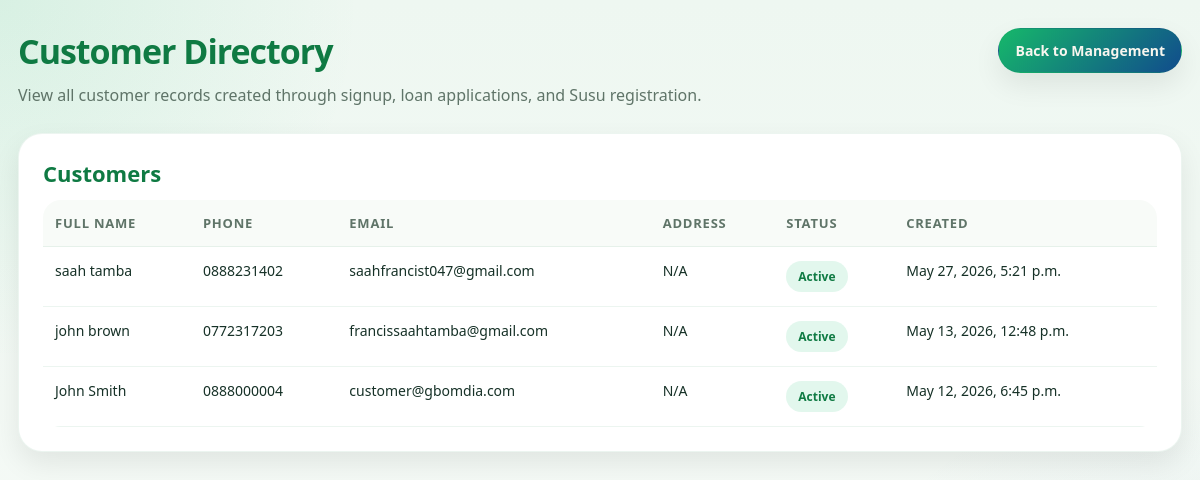
Screenshot of /customers/ (signed in) with the database file from the repository.
### customers/models.py (models this page shows, shortened)
class Customer(models.Model):
    first_name = models.CharField(max_length=100)
    last_name = models.CharField(max_length=100, blank=True, null=True)
    phone = models.CharField(max_length=30, unique=True)
    email = models.EmailField(blank=True, null=True)
    address = models.TextField(blank=True, null=True)
    is_active = models.BooleanField(default=True)
    created_at = models.DateTimeField(auto_now_add=True)
    updated_at = models.DateTimeField(auto_now=True)
    @property
    def full_name(self):
        if self.last_name:
            return f"{self.first_name} {self.last_name}"
        return self.first_name

### customers/views.py (the view)
# urls.py: path("", customer_list, name="customer_list"),
@login_required
def customer_list(request):
    customers = Customer.objects.all().order_by("-created_at")
    return render(request, "customers/customer_list.html", {"customers": customers})

### customers/templates/customers/customer_list.html (shortened to what this page needs)
{% extends "base_dashboard.html" %}
{% block content %}
<div class="topbar">
    <div class="title-box">
        <h1>Customer Directory</h1>
        <p>View all customer records created through signup, loan applications, and Susu registration.</p>
    </div>
    <div class="actions">
        {% if request.user.role == 'admin' %}
            <a href="{% url 'admin_dashboard' %}" class="action-btn primary">Back to Admin</a>
        {% elif request.user.role == 'management' %}
            <a href="{% url 'management_dashboard' %}" class="action-btn primary">Back to Management</a>
        {% elif request.user.role == 'operator' %}
            <a href="{% url 'operator_dashboard' %}" class="action-btn primary">Back to Operator</a>
        {% endif %}
    </div>
</div>
<div class="panel">
    <h2>Customers</h2>
    <div class="table-wrap">
        <table>
            <thead>
                <tr>
                    <th>Full Name</th>
                    <th>Phone</th>
                    <th>Email</th>
                    <th>Address</th>
                    <th>Status</th>
                    <th>Created</th>
                </tr>
            </thead>
            <tbody>
                {% for customer in customers %}
                    <tr>
                        <td>{{ customer.full_name }}</td>
                        <td>{{ customer.phone }}</td>
                        <td>{{ customer.email|default:"N/A" }}</td>
                        <td>{{ customer.address|default:"N/A" }}</td>
                        <td>
                            {% if customer.is_active %}
                                <span class="badge active">Active</span>
                            {% else %}
                                <span class="badge rejected">Inactive</span>
                            {% endif %}
                        </td>
                        <td>{{ customer.created_at }}</td>
                    </tr>
                {% empty %}
                    <tr>
                        <td colspan="6">No customers found.</td>
                    </tr>
                {% endfor %}
            </tbody>
        </table>
    </div>
</div>
{% endblock %}

### templates/base_dashboard.html (style rules this page uses)
:root { --green-dark: #0f7a43; --green: #16b86a; --green-soft: #34b79f; --gold: #d4a11e; --blue: #114c8d; --cream: #f8f6ef; --text: #163127; --muted: #5f7468; --white: #ffffff; --shadow: 0 18px 40px rgba(0,0,0,0.10); --card-shadow: 0 12px 28px rgba(0,0,0,0.08); }
* { box-sizing: border-box; }
body { margin: 0; font-family: "Segoe UI", Tahoma, Geneva, Verdana, sans-serif; background: radial-gradient(circle at top left, rgba(22,184,106,0.10), transparent 25%), radial-gradient(circle at bottom right, rgba(17,76,141,0.08), transparent 30%), linear-gradient(180deg, #eef7f1 0%, #f8fbf8 100%); color: var(--text); min-height: 100vh; }
a { text-decoration: none; }
.topbar { display: flex; justify-content: space-between; align-items: flex-start; gap: 20px; margin-bottom: 24px; flex-wrap: wrap; }
.title-box h1 { margin: 0; font-size: 34px; color: var(--green-dark); letter-spacing: -0.03em; }
.title-box p { margin: 8px 0 0; color: var(--muted); line-height: 1.7; }
.actions { display: flex; gap: 10px; flex-wrap: wrap; }
.action-btn { display: inline-flex; align-items: center; justify-content: center; padding: 12px 16px; border-radius: 999px; background: var(--white); color: var(--text); box-shadow: var(--card-shadow); border: 1px solid rgba(15,122,67,0.08); font-size: 14px; font-weight: 700; transition: 0.25s ease; }
.action-btn.primary { background: linear-gradient(135deg, var(--green), var(--blue)); color: var(--cream); }
.panel { background: var(--white); border-radius: 24px; padding: 24px; box-shadow: var(--card-shadow); border: 1px solid rgba(15,122,67,0.08); margin-bottom: 20px; }
.panel h2 { margin: 0 0 12px; font-size: 22px; color: var(--green-dark); }
.table-wrap { overflow-x: auto; border-radius: 18px; }
table { width: 100%; border-collapse: collapse; min-width: 900px; }
th, td { padding: 14px 12px; text-align: left; border-bottom: 1px solid rgba(15,122,67,0.08); font-size: 14px; vertical-align: top; }
th { color: var(--muted); font-size: 13px; text-transform: uppercase; letter-spacing: 0.06em; background: #f8fbf8; }
.badge { display: inline-block; padding: 7px 12px; border-radius: 999px; font-size: 12px; font-weight: 700; }
.badge.active, .badge.approved { background: rgba(22,184,106,0.12); color: var(--green-dark); }

### rows the page displays
Customer: full_name "saah tamba", phone "0888231402", email "saahfrancist047@gmail.com", address "N/A", is_active "Active", created_at "May 27, 2026, 5:21 p.m."
Customer: full_name "john brown", phone "0772317203", email "francissaahtamba@gmail.com", address "N/A", is_active "Active", created_at "May 13, 2026, 12:48 p.m."
Customer: full_name "John Smith", phone "0888000004", email "customer@gbomdia.com", address "N/A", is_active "Active", created_at "May 12, 2026, 6:45 p.m."
